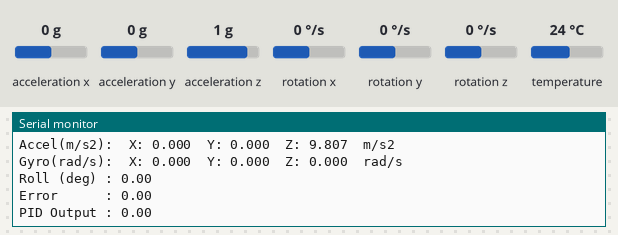
A sketch run on a simulated Arduino Nano, built with avr-gcc and run on an emulated ATmega328P. On the bench: the last lines printed to the serial monitor. Inputs (shaded band) come from the test bench; at power-on: acceleration x 0 g, rotation x 0 °/s, rotation y 0 °/s, acceleration y 0 g, acceleration z 1 g, rotation z 0 °/s, temperature 24 °C.

Above: at 1.3 s.
1.4 s: acceleration x set to -0.2 g
At 1.45 s:
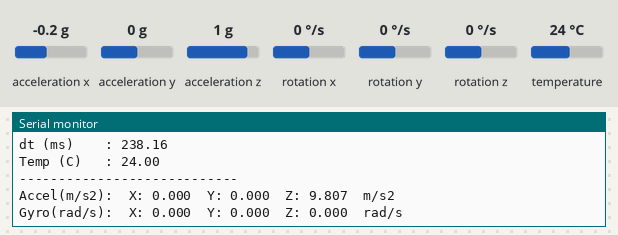
10.4 s: rotation x set to -192 °/s
At 10.53 s:
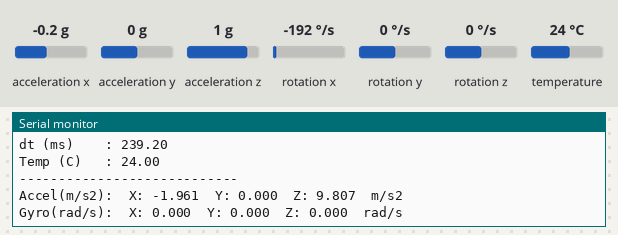
13.4 s: rotation y set to -2 °/s
At 13.5 s:
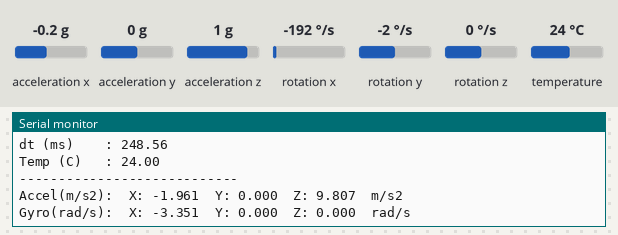
Timing chart, 0 to 16.4 s (numbered marks = the images above; inputs shaded):
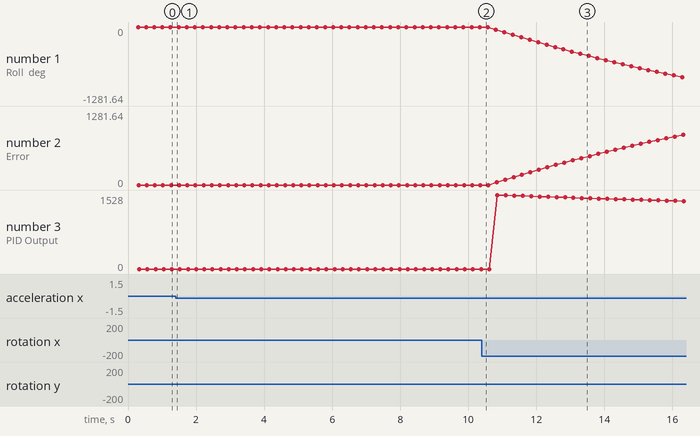

Measured:
- the behaviour switches between 0 and -0.1 g on acceleration x (found by bisection; images 0 and 1)
- plotted number 1: 0 → -463.88 after the input at 10.4 s
- plotted number 2: 0 → 463.88 after the input at 10.4 s
- plotted number 3: 0 → 1465.24 after the input at 10.4 s

The sketch:

mpu_testnano.ino
```cpp
// ============================================================
//  MPU6050 + Complementary Filter PID -- Arduino Nano
// ============================================================
//  WIRING:
//    MPU6050  -->  Nano
//    VCC      -->  3.3V  (NOT 5V -- sensor is 3.3V only)
//    GND      -->  GND
//    SDA      -->  A4
//    SCL      -->  A5
//    AD0      -->  GND   (I2C address = 0x68)
// ============================================================

#include <Wire.h>
#include <Adafruit_MPU6050.h>
#include <Adafruit_Sensor.h>

Adafruit_MPU6050 mpu;

// -- Gyro bias ----------------------------------
float gyroBiasX = 0.0;

// -- PID gains ----------------------------------
// tuning

//Kp = increase - if response delay, barely changes speed (1)
//Kp = decrease - if overshoot, oscillation, or instability (1)
float kp = 0.5;
//Ki = decrease - if delayed wobble and slow oscillation (3)
float ki = 0.02;
//Kd = decrease - if twitchy response, noisy response, unstable PWM (2)
//kd = increase - if slow drift, imblance (2)
float kd = 8.0;

// -- PID state ----------------------------------
float target    = 0.0;
float integral  = 0.0;
float prevError = 0.0;
float prevRoll  = 0.0;
float rollAngle = 0.0;

// -- Timing -------------------------------------
unsigned long prevMicros = 0;  // for accurate dt
unsigned long lastPrint  = 0;  // for serial throttle

// -- Peak detection (Ziegler-Nichols Tu) --------
unsigned long peakTime1      = 0;
unsigned long peakTime2      = 0;
unsigned long lastCrossing   = 0;
bool firstPeakFound          = false;
const unsigned long DEBOUNCE_MS = 200;

// -----------------------------------------------
void printDivider() {
  Serial.println(F("----------------------------"));
}

void printAxes(const char* label, float x, float y, float z, const char* unit) {
  Serial.print(label);
  Serial.print(F("  X: ")); Serial.print(x, 3);
  Serial.print(F("  Y: ")); Serial.print(y, 3);
  Serial.print(F("  Z: ")); Serial.print(z, 3);
  Serial.print(F("  "));    Serial.println(unit);
}

// -----------------------------------------------
void setup() {
  // Nano has no native USB -- while(!Serial) hangs forever, so it's removed.
  // 9600 baud is safe for all Nano clones (CH340 / FTDI).
  Serial.begin(9600);

  Serial.println(F("\n=== MPU6050 Initializing ==="));

  if (!mpu.begin()) {
    Serial.println(F("ERROR: MPU6050 not found!"));
    Serial.println(F("Check: SDA->A4, SCL->A5, VCC->3.3V, GND->GND"));
    while (1) delay(10);
  }

  Serial.println(F("MPU6050 found!"));

  mpu.setAccelerometerRange(MPU6050_RANGE_8_G);
  Serial.println(F("Accel : +-8G"));

  mpu.setGyroRange(MPU6050_RANGE_500_DEG);
  Serial.println(F("Gyro  : +-500 deg/s"));

  mpu.setFilterBandwidth(MPU6050_BAND_21_HZ);
  Serial.println(F("DLPF  : 21 Hz"));

  Serial.println(F("\nPID loop running...\n"));
  delay(100);

  prevMicros = micros();  // seed dt timer
}

// -----------------------------------------------
void loop() {

  // -- dt -----------------------------------------
  unsigned long now = micros();
  float dt = (now - prevMicros) / 1e6f;
  prevMicros = now;
  if (dt <= 0.0f || dt > 1.0f) dt = 0.005f;  // sanity guard

  // -- Read sensor --------------------------------
  sensors_event_t accel, gyro, temp;
  mpu.getEvent(&accel, &gyro, &temp);

  // -- Complementary filter roll ------------------
  float accelRoll = atan2(accel.acceleration.y,
                          accel.acceleration.z) * 180.0 / PI;

  float gyroRate  = (gyro.gyro.x - gyroBiasX) * 180.0 / PI;

  rollAngle = 0.98f * (rollAngle + gyroRate * dt)
            + 0.02f * accelRoll;

  float roll = rollAngle;

  // -- PID ----------------------------------------
  float error = target - roll;

  float P = kp * error;

  integral += error * dt;
  integral  = constrain(integral, -100.0f, 100.0f);
  float I   = ki * integral;

  float derivative = constrain((error - prevError) / dt, -500.0f, 500.0f);
  float D          = kd * derivative;
  prevError        = error;

  float pid = P + I + D;

  // -- Peak detection (upward zero-crossing) ------
  unsigned long nowMs = millis();
  if (prevRoll < 0.0f && roll > 0.0f &&
      (nowMs - lastCrossing) > DEBOUNCE_MS) {

    lastCrossing = nowMs;

    if (!firstPeakFound) {
      peakTime1      = nowMs;
      firstPeakFound = true;
    } else {
      peakTime2  = nowMs;
      float Tu   = (peakTime2 - peakTime1) / 1000.0f;
      Serial.print(F("Tu = "));
      Serial.print(Tu, 3);
      Serial.println(F(" s"));
      peakTime1 = peakTime2;
    }
  }

  prevRoll = roll;

  // -- Serial output (non-blocking, every 100 ms) --
  if (nowMs - lastPrint >= 100) {
    lastPrint = nowMs;

    printDivider();
    printAxes("Accel(m/s2):",
              accel.acceleration.x,
              accel.acceleration.y,
              accel.acceleration.z, "m/s2");
    printAxes("Gyro(rad/s):",
              gyro.gyro.x,
              gyro.gyro.y,
              gyro.gyro.z, "rad/s");

    Serial.print(F("Roll (deg) : ")); Serial.println(roll,  2);
    Serial.print(F("Error      : ")); Serial.println(error, 2);
    Serial.print(F("PID Output : ")); Serial.println(pid,   2);
    Serial.print(F("dt (ms)    : ")); Serial.println(dt * 1000.0f, 2);
    Serial.print(F("Temp (C)   : ")); Serial.println(temp.temperature, 2);
  }
}
```
